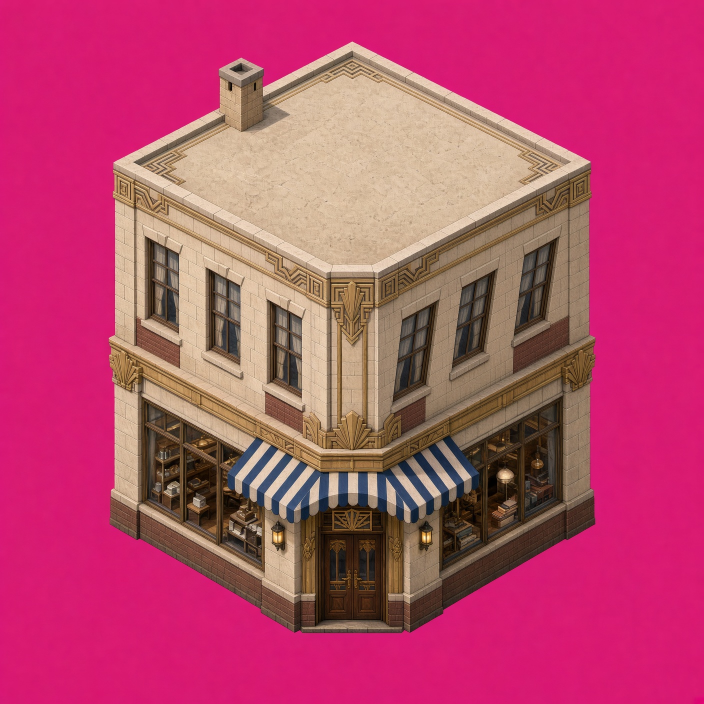
#> input picture art/sources/shop-corner-on-magenta.jpg, 1408 x 1408 px, given in place of out.png, which was not available (shown at 1/2 size)
$ python isometric.py ../art/sources/shop-corner-on-magenta.jpg
#> lines starting #> are read from the running program, lines starting #| are printed output that depends on the picture; pictures that were not available may be replaced by others from this repository, and a replacement may not be noted
### tools/paint.py
"""One way to call the painter.

Every art tool in here shells out to the same local model with the same
arguments, and the first version of tools/isometric.py got them wrong — it
invented a --path flag mflux does not have and failed on the first building.
The invocation lives here now so there is one of it.

FLUX.1-schnell upstream is gated behind an account acceptance, so the weights
come from the ungated mflux-community 8-bit quantisation.
"""
import os
import subprocess
import sys

MODEL = "mflux-community/flux-1-schnell-mflux-q8"


def generate(prompt: str, seed: int, path: str, width: int = 768, height: int = 512, steps: int = 4) -> None:
#> called with seed = 4100, width = 1024, height = 1024, steps = 4
    subprocess.run([
        os.path.join(os.path.dirname(sys.executable), "mflux-generate"),
        "--model", MODEL, "--base-model", "schnell",
        "--steps", str(steps), "--height", str(height), "--width", str(width),
        "--seed", str(seed), "--no-metadata", "--output", path, "--prompt", prompt,
    ], check=True, stdout=subprocess.DEVNULL, stderr=subprocess.DEVNULL)
#> (this line was passed over: subprocess is not available in this run)

### tools/isometric.py
"""Paint every address as an isometric cut-out for the city view.

The city view draws the whole of Bellwether from above at a fixed angle. That
needs a different picture from the address book: not a three-quarter view taken
from across the street, which is what tools/exteriors.py paints, but a complete
model of the building seen from one corner, standing on nothing, with the roof
visible — the shape a cut-out has to be to sit on an isometric plot.

Five of these were made by hand for the street study and the other seven never
existed, which is why the city view was blocked out in flat polygons. This
paints all twelve in one pass so they belong to each other: the same light, the
same palette, the same angle. A city assembled from cut-outs drawn at different
angles reads as a collage however good each piece is.

Same contract as the other art tools: generated offline, shipped as files,
nothing at runtime depends on a model.

    mise run art        # once
    mise run isometric
"""
import json
import os
import sys
import tempfile

from PIL import Image

from paint import generate

# The angle is the whole point and it is stated three ways, because a diffusion
# model will drift off a single phrase.
LOOK = (
    "isometric view, 45 degree overhead three-quarter angle, orthographic game asset, "
    "1950s American city building, complete model of the whole building including its roof, "
    "film noir oil painting, dark umber and olive palette, muted and desaturated, "
    "single warm light in the windows, overcast evening, visible brushwork, "
    "isolated object centred on a plain flat black background, "
    "no ground, no street, no scenery, no people, no cars, no text, no lettering"
)

# Each address, described as a building rather than as a place, because the
# model is painting a thing and not a story.
PLACES = {
    "room": "a narrow four-storey lodging house, fire escape zigzagging down the front, shallow pitched roof",
    "bar": "a corner tavern, two storeys, awning over the door, chimney stack, warm lit windows",
    "docks": "a long low waterfront cargo shed, corrugated roof, loading doors, a crane arm at one end",
    "laundry": "a squat single-storey commercial laundry, flat roof, roof vents, wide shopfront window",
    "club": "an ornate two-storey nightclub, stepped parapet, marquee canopy, rooftop sign frame",
    "market": "a grand exchange hall, colonnade along the front, glazed pitched roof, stone steps",
    "apartment": "a respectable four-storey apartment block, bay windows, stone stoop, mansard roof",
    "garage": "a motor repair garage, wide roller door, flat roof, brick front, small office window",
    "casino": "a discreet two-storey gambling club, shuttered upper windows, awning, flat roof",
    "estate": "a large detached house, steep gables, tall chimneys, dormer windows, walled garden edge",
    "precinct": "a grey stone police station, heavy steps, lamps either side of the door, barred windows",
    "herald": "a three-storey newspaper building, tall printing hall windows, loading bay, roof water tank",
}

# The blocks between the addresses that matter. A city with holes in it reads
# as a scatter of models, and a hole filled with a flat grey box reads as a
# placeholder — which is worse, because it looks like a mistake rather than
# like distance. These are ordinary buildings, deliberately plainer than the
# twelve, painted in the same light so they belong to the same city.
FILLERS = {
    "fill-tenement": "a plain five-storey brick tenement, flat roof, fire escape, rows of small windows",
    "fill-warehouse": "a low brick warehouse, shallow pitched roof, loading doors, few windows",
    "fill-terrace": "a row of three joined two-storey shopfronts, awnings, flats above",
    "fill-office": "a narrow four-storey office block, stone facing, regular windows, parapet",
    "fill-works": "a small industrial works, sawtooth roof, brick walls, a short chimney",
    "fill-corner": "a corner building of three storeys, chamfered corner entrance, shop below flats",
}
PLACES.update(FILLERS)

# Terrace rows, drawn to stand shoulder to shoulder. Every building above is a
# detached model carrying its own pavement, which is why the party walls in the
# city meet unevenly however carefully they are placed. These are rows with
# flush ends: the join is painted into the picture rather than faked by pushing
# two models together.
ROWS = {
    "row-brick": "a terrace of four joined 1950s brick buildings in a straight row, flush square ends, shared party walls, shopfronts at street level and flats above",
    "row-stone": "a terrace of four joined stone-faced buildings in a straight row, flush square ends, shared party walls, uniform cornice, regular windows",
    "row-mixed": "a terrace of four joined buildings of different heights in a straight row, flush square ends, shared party walls, brick and render, awnings over the shops",
    "row-low": "a terrace of four joined two-storey shops in a straight row, flush square ends, shared party walls, flat roofs, plain frontages",
}
PLACES.update(ROWS)

# The signage the model invents is nonsense — a marquee reading CIICATCE, a
# newspaper office reading NEWSAPWL — because diffusion cannot spell. Asking
# for "no text" does not stop it, so these are asked for as buildings that
# genuinely have no signs on them.
BLANK = ", plain unlettered facade, blank walls, no signs, no billboards, no marquee, no writing anywhere"

# Square, because a cut-out is placed by its footprint and a square keeps the
# building's own proportions out of the frame's business.
SIZE = 1024

# A fixed order, so every address keeps its own seed for good.
SEEDS = list(PLACES)

# Nudged when a building comes out wrong — the model sometimes paints a floor
# across the frame instead of an isolated object, which tools/inspect_iso.py
# catches. Set ISO_RETRY to move that one building's seed without disturbing
# any of the others.
RETRY = int(os.environ.get("ISO_RETRY", "0"))


def knock_out(path: str) -> None:
    """Take the flat background off, from the corners inwards.

    The model is asked for a plain black field and gives something close to one.
    Flood-filling from the four corners removes it without eating the dark
    parts of the building, which a simple colour threshold would.
    """
    im = Image.open(path).convert("RGBA")
    w, h = im.size
#> w = 1408; h = 1408
    px = im.load()

    # How near to a corner's colour counts as background. Generous enough for
    # the model's noise, tight enough to stop at a lit window or a wall.
    def near(a, b, tol=42):
        return abs(a[0] - b[0]) <= tol and abs(a[1] - b[1]) <= tol and abs(a[2] - b[2]) <= tol

    seeds = [(0, 0), (w - 1, 0), (0, h - 1), (w - 1, h - 1)]
    field = px[0, 0]
#> field = (221, 26, 118, 255)
    seen = bytearray(w * h)
    stack = list(seeds)
    while stack:
        x, y = stack.pop()
        if x < 0 or y < 0 or x >= w or y >= h:
            continue
        i = y * w + x
        if seen[i]:
            continue
        if not near(px[x, y], field):
            continue
        seen[i] = 1
        px[x, y] = (0, 0, 0, 0)
        stack.extend(((x + 1, y), (x - 1, y), (x, y + 1), (x, y - 1)))
#> after the loop, stack = []

    # Trim to what is left, so the sprite's box is the building's box and the
    # renderer can anchor it to a plot without guessing.
    box = im.getbbox()
#> box = (217, 83, 1192, 1267)
    if box:
        im = im.crop(box)
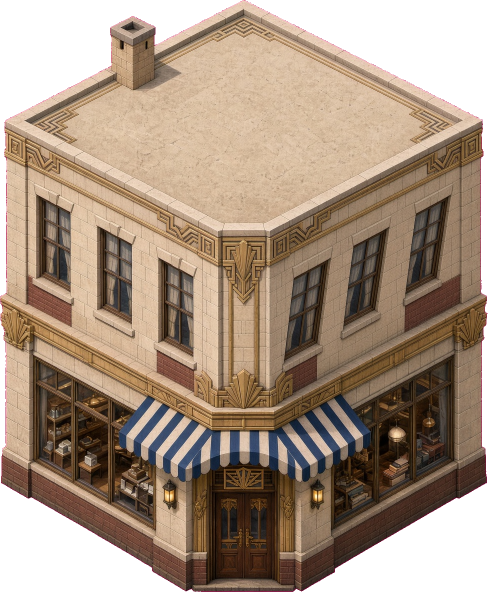
#> im: PIL image 975x1184 RGBA (shown at 1/2 size); mean R, G, B, A 120.2, 100, 82, 207.9; transparent parts drawn white
    im.save(path)


def paint(out_dir: str, only: list[str]) -> None:
    os.makedirs(out_dir, exist_ok=True)
    made = []
    for name, described in PLACES.items():
        if only and name not in only:
            continue
        path = os.path.join(out_dir, f"iso-{name}-v1.png")
        prompt = f"{described}, {LOOK}"
        if name in ROWS or os.environ.get("ISO_BLANK"):
            prompt += BLANK
        with tempfile.TemporaryDirectory() as tmp:
            raw = os.path.join(tmp, "out.png")
            print(f"painting {name}…", flush=True)
            # A fixed seed per address, so regenerating one building does not
            # reshuffle the rest of the city.
            generate(prompt, 4100 + SEEDS.index(name) * 13 + RETRY * 977, raw, width=SIZE, height=SIZE)
            Image.open(raw).save(path)
        knock_out(path)
        made.append(name)
        print(f"  wrote {path}", flush=True)
#> pass 2 of the loop in paint, `for name, described in PLACES.items():`:
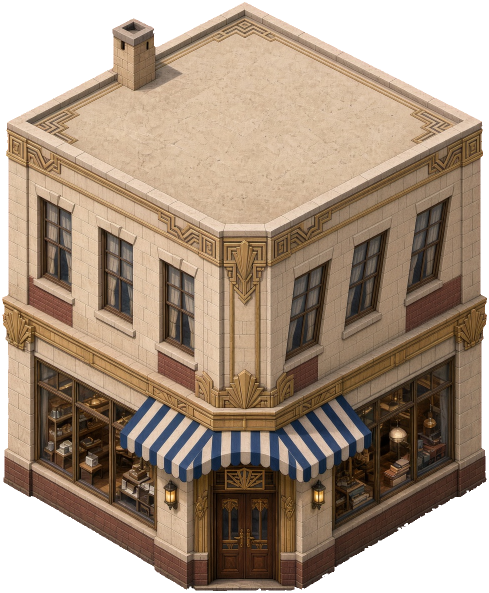
#> input picture art/sources/shop-corner-cutout.png, 978 x 1186 px, given in place of out.png, which was not available (shown at 1/2 size)
#> in knock_out, im is the input picture: PIL image 978x1186 RGBA; mean R, G, B, A 117.9, 98.5, 80.4, 204.1
#> field = (0, 0, 0, 0)
#> after the loop in knock_out (call 2), `while stack:`: stack = []
#> box = (4, 4, 974, 1182)
#> in knock_out (call 2), `im = im.crop(box)`:
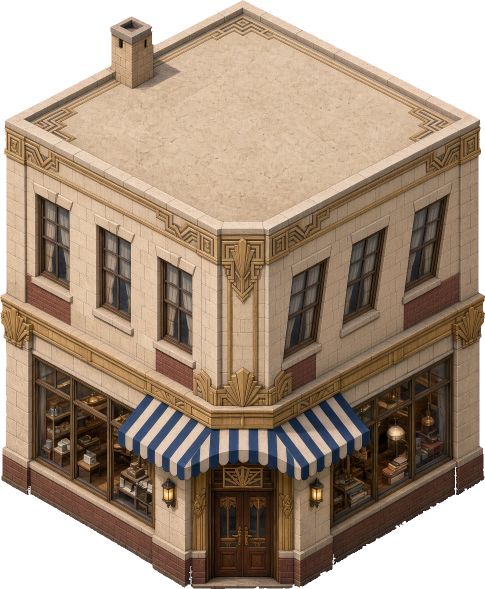
#> im: PIL image 970x1178 RGBA (shown at 1/2 size); mean R, G, B, A 119.6, 99.9, 81.6, 207.1; transparent parts drawn white

    # A manifest the interface reads, so adding an address tomorrow is a file
    # and a line rather than a code change.
    manifest = os.path.join(out_dir, "isometric.json")
    have = {}
    if os.path.exists(manifest):
        have = {e["id"]: e for e in json.load(open(manifest))}
    for name in made:
        with Image.open(os.path.join(out_dir, f"iso-{name}-v1.png")) as im:
            have[name] = {"id": name, "file": f"iso/iso-{name}-v1.png", "w": im.width, "h": im.height}
    json.dump(sorted(have.values(), key=lambda e: e["id"]), open(manifest, "w"), indent=1)
    print(f"manifest: {len(have)} addresses")


if __name__ == "__main__":
    target = sys.argv[1] if len(sys.argv) > 1 else "public/art/iso"
#> (the run stopped early here; a loop or call above may not have finished)
